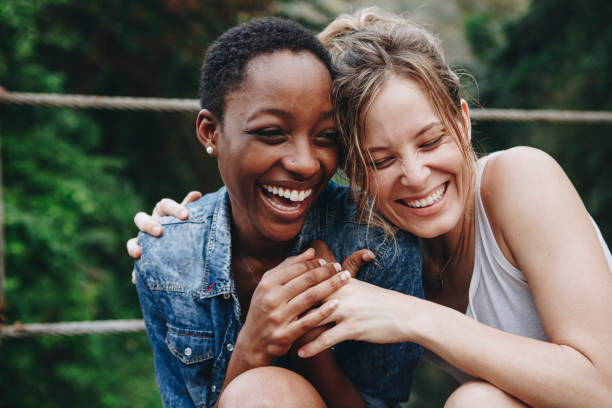
#> input picture image_smile.jpg, 612 x 408 px
$ python image.py
#> lines starting #> are read from the running program, lines starting #| are printed output that depends on the picture; after the words box and inside, x2 and y2 are one past the last pixel; in counts of white or black regions, pixels touching at a corner belong together
import cv2

face_haar_cascade = cv2.CascadeClassifier('haarcascade_frontalface_default.xml')
image = cv2.imread('image_smile.jpg')
#> image is the input picture: shape (408, 612, 3); mean B, G, R 82.8, 91.9, 94
gray = cv2.cvtColor(image, cv2.COLOR_BGR2GRAY)
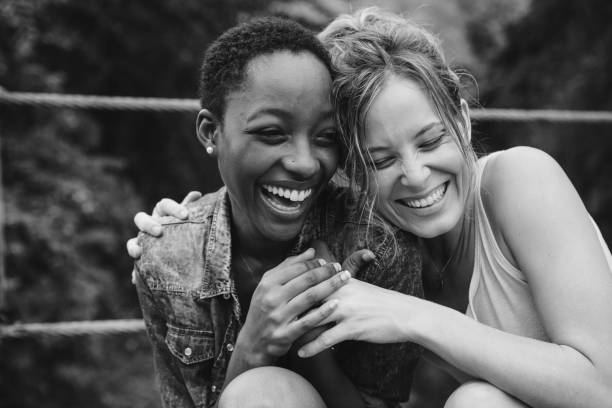
#> gray: shape (408, 612); min 2, max 254, mean 91.5

cv2.imshow("Gray", gray)
cv2.waitKey()


faces = face_haar_cascade.detectMultiScale(gray,scaleFactor= 1.1, minNeighbors=4)
#> faces = [[348, 103, 120, 120]]
for(x, y, w, h) in faces:
    cv2.rectangle(image, (x, y), (x+w, y+h), (0, 255, 0), 5)
#> this loop made 1 pass
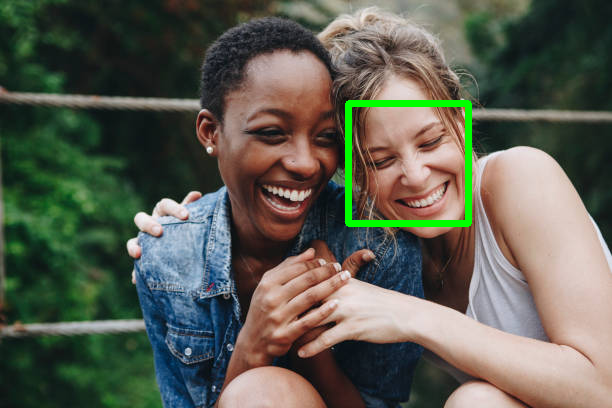
#> image: shape (408, 612, 3); 1.34% of pixels changed, all inside (x1, y1, x2, y2) = (345, 100, 472, 227)

cv2.imshow("Faces", image)
cv2.waitKey()
